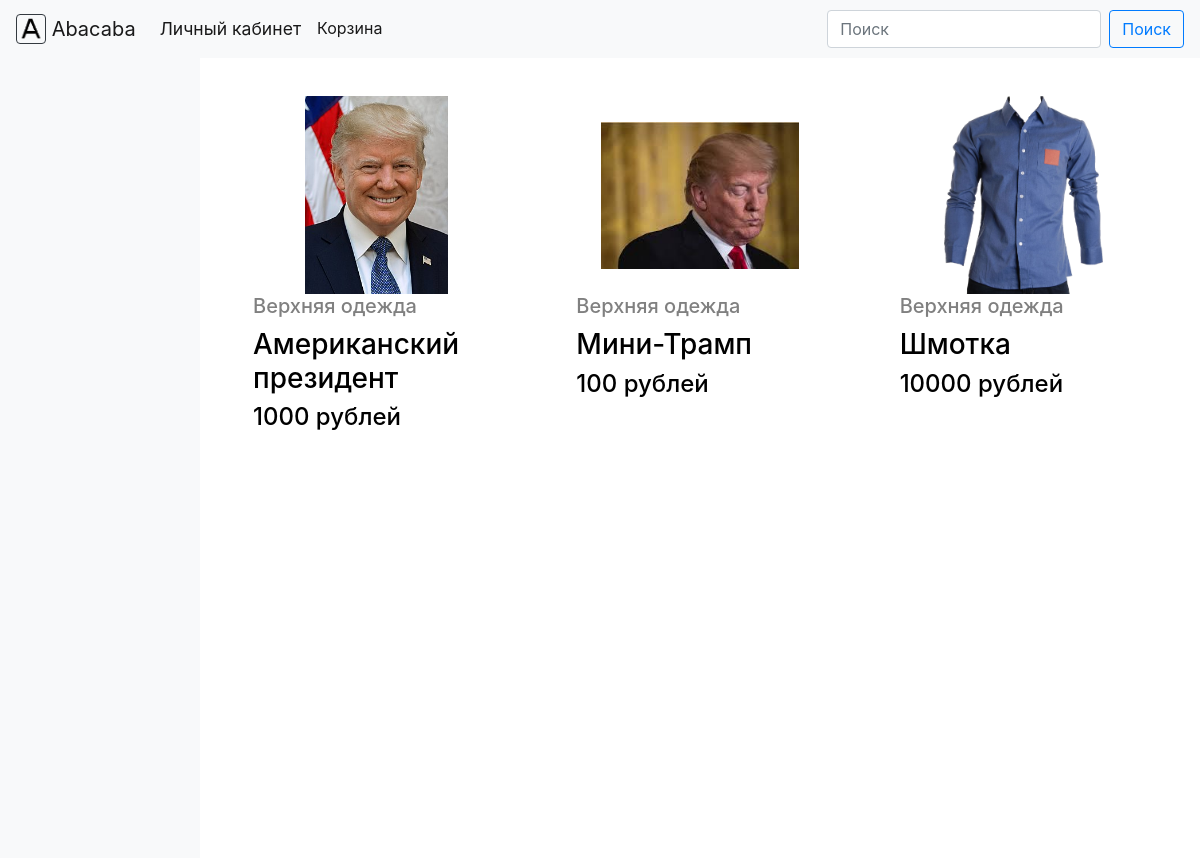
The page / on the database its author committed.
### core/models.py (models this page shows, shortened)
class Product(models.Model):
    id = models.AutoField(primary_key=True)
    name = models.TextField()
    price = models.IntegerField()
    rating = models.FloatField(blank=True,
                               null=True)
    categories = models.ManyToManyField(to=Category,
                                        blank=True,
                                        related_name='products')
    main_category = models.ForeignKey(to=Category,
                                      blank=True,
                                      null=True,
                                      on_delete=models.CASCADE)

class Image(models.Model):
    id = models.AutoField(primary_key=True)
    image = models.ImageField(upload_to='images',
                              null=True)
    description = models.TextField(null=True,
                                   blank=True)
    stock_product = models.ForeignKey(to=StockProduct,
                                      on_delete=models.CASCADE,
                                      related_name='images',
                                      null=True,
                                      blank=True)
    product = models.OneToOneField(Product,
                                   on_delete=models.CASCADE,
                                   null=True,
                                   blank=True)

class Category(models.Model):
    id = models.AutoField(primary_key=True)
    name = models.TextField()
    parent_category = models.ForeignKey('self',
                                        on_delete=models.CASCADE,
                                        blank=True,
                                        null=True,
                                        related_name='child_categories')

### core/views.py (the view)
# urls.py: path('', views.index_page, name='home'),
def index_page(request):
    context = dict()
    if request.method == 'GET' and 'category_id' in request.GET:
        context['products'] = return_products(request.GET.get('category_id'))
    else:
        context['products'] = return_products()
    return render(request, 'index.html', context)

### core/views.py (called while the page is built)
def return_products(category_id=None):  # #Возвращает список продуктов для главной страницы
    if category_id is None:
        return Product.objects.all()
    category = Category.objects.get(id=category_id)
    if category is None:
        return []
    return category.products.all()

### core/templates/index.html
{% extends "base.html" %}
{% block content %}
<div class="container-fluid" style="padding:0px;">
    <div class="row no-gutters">
        {% include 'sidebar.html' %}
        <div class="col-sm-10">
            {% include 'items.html' %}
        </div>
    </div>
</div>
{% endblock %}

### core/templates/base.html (shortened to what this page needs)
<!DOCTYPE html>
<html lang="en">
<head>
    <link rel="stylesheet" href="https://stackpath.bootstrapcdn.com/bootstrap/4.2.1/css/bootstrap.min.css">
    <link rel="stylesheet" type="text/css" href="static/classes/styles.css">
</head>
<body>
    <header>
        {% include "menu.html" %}
    </header>
    {% block content %}
    {% endblock %}
</body>
</html>

### core/templates/menu.html (shortened to what this page needs)
<nav class="navbar navbar-expand-lg navbar-light bg-light" style="background-color: #e3f2fd;">
  <a class="navbar-brand" href="/">
    <img src= "/static/logo.png" width="30" height="30" class="d-inline-block align-top border border-dark rounded" alt="M">
    Abacaba
  </a>
  <div class="collapse navbar-collapse" id="navbarText">
    <ul class="navbar-nav mr-auto">
      <li class="nav-item dropdown" id="cabinet">
        <a class="nav-link dropdown-toggle active" id="navbarDropdown_personal_cabinet" role="button" href="/" data-toggle="dropdown" aria-haspopup="true" aria-expanded="false" style="font-size: 110%;">
            {% if request.user.is_authenticated %}
                {{ user.username }}
             {% else %}
                Личный кабинет
            {% endif %}
        </a>
      </li>
        <li class="nav-item active">
        <a class="nav-link" href="/cart">Корзина</a>
      </li>
    </ul>
    <form class="form-inline" method="GET" action="/search" id="search_form">
        <input class="form-control mr-sm-2" type="search" placeholder="Поиск" aria-label="Search" id="input" name="text">
        <button class="btn btn-outline-primary my-2 my-sm-0" type="submit" action="submit">Поиск</button>
    </form>
  </div>
</nav>

### core/templates/sidebar.html (shortened to what this page needs)
<div class="col-sm-2 bg-light" style="min-height: 100vh;">
    <nav class="navbar navbar-light bg-light">
    </nav>
</div>

### core/templates/items.html
<div id="items" class="row" style="margin: 15px;">
    {% for product in products %}
    {% include 'product_preview.html'%}
    {% endfor %}
</div>

### core/templates/product_preview.html
<div class="col-xl-4 col-md-6 col-xs-12" style="margin-bottom: 10px;">
    <a id="prod_preview_block" class="thumbnail" href='/products?id={{product.id}}'>
        <div class="square-box">
            <img class="img-fluid centered-div" src="{{product.image.image.url}}" alt="Product">
        </div>
        <div class="caption">
            {% if product.main_category %}
            <h5 style="margin-bottom:0px; color:gray;">{{ product.main_category.name }}</h5>
            {% else %}
            <h5 style="margin-bottom:0px; color:gray;">Без категории</h5>
            {% endif %}
            <h3 style="margin-top:10px;">{{ product.name }}</h3>
            <h4>{{ product.price }} рублей</h4>
        </div>
    </a>
</div>

### assets/classes/styles.css (style rules this page uses)
#prod_preview_block { display: block; box-sizing: border-box; text-decoration: none; color: black; padding: 20px; border: 3px solid transparent; border-radius: 20px; transition: 0.1s linear; }
.square-box { position: relative; width: 80%; overflow: hidden; left: 10%; }
.square-box:before { content: ""; display: block; padding-top: 100%; }
.centered-div { position: absolute; top: 0; left: 0; bottom: 0; right: 0; margin: auto; max-width: 100%; max-height: 100%; }

### core/templates/menu.html (style rules this page uses)
.dropdown-toggle::after { display:none; }

### rows shown on the page
Product: image.image (picture), main_category.name "Верхняя одежда", name "Американский президент", price "1000"
Product: image.image (picture), main_category.name "Верхняя одежда", name "Мини-Трамп", price "100"
Product: image.image (picture), main_category.name "Верхняя одежда", name "Шмотка", price "10000"
